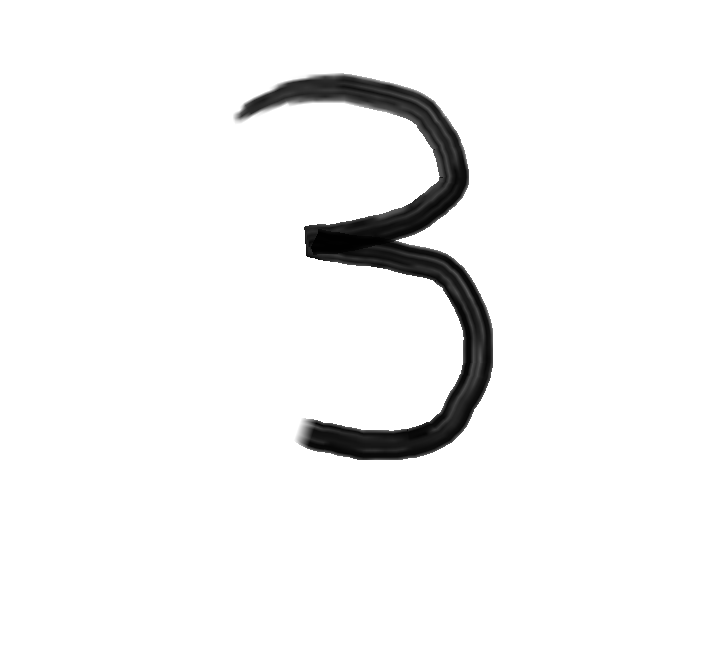
#> input picture examples/3.png, 724 x 651 px, found by its file name
$ python png_to_infr.py examples/3.png examples/4.png
#> lines starting #> are read from the running program, lines starting #| are printed output that depends on the picture; after the words box and inside, x2 and y2 are one past the last pixel; in counts of white or black regions, pixels touching at a corner belong together
#!/usr/bin/env python3
"""将 PNG 转为 28×28 灰度 MNIST 风格张量，写入 INFR（.inference）供 C++ ModelFile 读取。

预处理（默认 ``--mnist-style``）：白底合成 → 灰度 → 自动对比度 → 按墨迹裁切 →
缩放到约 20×20 并居中贴在 28×28 白底上 → **``1.0 - pixel/255``**。

与 ``train_mnist_numpy.load_data`` 一致：MNIST 原始 0=白底、255=黑字，除以 255 后
**0≈背景、1≈墨迹**。若只做 ``/255``，白底会变成 1.0，在 ``hello_mlp`` 的 ``draw()``
里会像「黑底白字」，模型输入也与训练分布相反。

手写字体/图标与 MNIST 差异很大时，模型仍可能判错；可用 ``--mnist-digit N`` 从测试集导出标准样本做联调。

默认每个 PNG 生成同名 .inference，内含张量 ``image``，形状 ``(1, 784)``。
可选 ``--label 3`` 额外写入 ``label``，形状 ``(1,)``，与 mnist_samples 一致。

示例::

    python3 tools/png_to_infr.py examples/3.png examples/4.png
    python3 tools/png_to_infr.py examples/3.png -o data/models/digit3.inference --label 3
"""

from __future__ import annotations

import argparse
import struct
import sys
from pathlib import Path

import numpy as np
from PIL import Image, ImageOps

MAGIC = b"INFR"
VERSION = 1
DTYPE_F32 = 0


def save_infr(path: Path, tensors: dict[str, np.ndarray]) -> None:
    """与 tools/train_mnist_numpy.py 中 MLP.save 相同的 INFR 布局。"""
    path = Path(path)
    path.parent.mkdir(parents=True, exist_ok=True)

    body: list[bytes] = []
    meta: list[tuple[str, tuple[int, ...], int, int]] = []
    cursor = 0
    for name, tensor in tensors.items():
        contiguous = np.ascontiguousarray(tensor, dtype=np.float32)
        raw = contiguous.tobytes()
        meta.append((name, contiguous.shape, cursor, len(raw)))
        body.append(raw)
        cursor += len(raw)

    header = bytearray()
    header += MAGIC
    header += struct.pack("<I", VERSION)
    header += struct.pack("<I", len(meta))
    for name, shape, offset, length in meta:
        name_bytes = name.encode("utf-8")
        header += struct.pack("<I", len(name_bytes))
        header += name_bytes
        header += struct.pack("<I", DTYPE_F32)
        header += struct.pack("<I", len(shape))
        for dim in shape:
            header += struct.pack("<q", int(dim))
        header += struct.pack("<Q", offset)
        header += struct.pack("<Q", length)
    data_start = len(header) + 8
    header += struct.pack("<Q", data_start)

    with path.open("wb") as f:
        f.write(header)
        for chunk in body:
            f.write(chunk)


def png_to_mnist_batch(
    path: Path,
    size: int = 28,
    *,
    mnist_style: bool = True,
    mnist_invert: bool = True,
    inner: int = 20,
    ink_threshold: int = 200,
) -> np.ndarray:
    """读取 PNG，返回 shape ``(1, size*size)`` 的 float32 向量（行优先展平）。"""
#> called with size = 28, mnist_style = True, mnist_invert = True, inner = 20, ink_threshold = 200
    path = Path(path)
    if not path.is_file():
        raise FileNotFoundError(path)

    im = Image.open(path).convert("RGBA")
#> im is the input picture: PIL image 724x651 RGBA; mean R, G, B, A 243.7, 243.7, 243.7, 255
    background = Image.new("RGBA", im.size, (255, 255, 255, 255))
#> background: PIL image 724x651 RGBA; every value is 255
    im = Image.alpha_composite(background, im).convert("L")
#> im: PIL image 724x651 L

    if mnist_style:
        im = ImageOps.autocontrast(im, cutoff=0)
        arr = np.asarray(im)
        ink = arr < ink_threshold
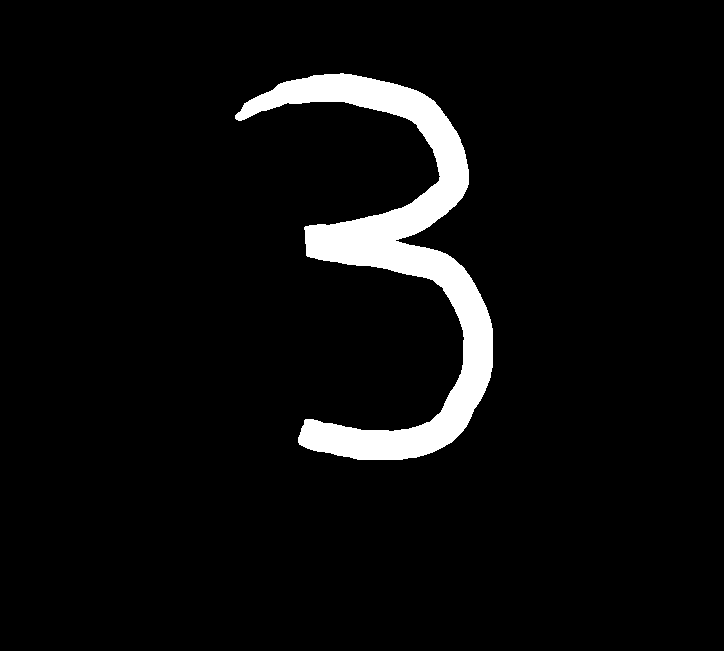
#> ink: shape (651, 724) bool; 5.3% white; 1 white region, box (x1, y1, x2, y2) and area: (235, 73, 493, 460) 24773
        if ink.any():
            ys, xs = np.where(ink)
            im = im.crop((int(xs.min()), int(ys.min()), int(xs.max()) + 1, int(ys.max()) + 1))
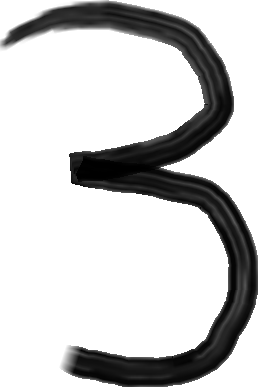
#> im: PIL image 258x387 L; min 0, max 255, mean 201.5
        im = im.copy()
        im.thumbnail((inner, inner), Image.Resampling.LANCZOS)
        canvas = Image.new("L", (size, size), 255)
#> canvas: PIL image 28x28 L; every value is 255
        canvas.paste(im, ((size - im.width) // 2, (size - im.height) // 2))
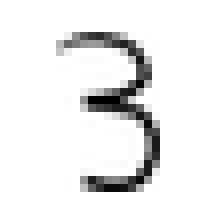
#> canvas: PIL image 28x28 L (shown 8 times larger); min 0, max 255, mean 236.3
        im = canvas
    elif im.size != (size, size):
        im = im.resize((size, size), Image.Resampling.LANCZOS)

    gray = np.asarray(im, dtype=np.float32).reshape(-1) / 255.0
#> gray = 784 values, max 1 at index 0, min 0 at index 347, mean 0.927
    pixels = (1.0 - gray) if mnist_invert else gray
#> pixels = 784 values, max 1 at index 347, min 0 at index 0, mean 0.0733
    expected = size * size
    if pixels.size != expected:
        raise ValueError(f"{path}: expected {expected} pixels, got {pixels.size}")
    return pixels.reshape(1, expected)


def mnist_test_digit_batch(digit: int) -> np.ndarray:
    """从 MNIST 测试集取该数字的第一张图，已是 (1, 784) float32 / 255。"""
    if not 0 <= digit <= 9:
        raise ValueError(f"digit must be 0..9, got {digit}")
    # 延迟导入，避免 --help 也拉数据
    from train_mnist_numpy import load_data

    _, _, test_x, test_y = load_data()
    indices = np.where(test_y == digit)[0]
    if indices.size == 0:
        raise ValueError(f"no test image for digit {digit}")
    return test_x[int(indices[0]) : int(indices[0]) + 1].copy()


def convert_one(
    png_path: Path,
    output_path: Path,
    *,
    label: int | None,
    tensor_name: str,
    mnist_style: bool,
    mnist_invert: bool,
) -> None:
    image = png_to_mnist_batch(
        png_path, mnist_style=mnist_style, mnist_invert=mnist_invert
    )
    tensors: dict[str, np.ndarray] = {tensor_name: image}
    if label is not None:
        if not 0 <= label <= 9:
            raise ValueError(f"label must be 0..9, got {label}")
        tensors["label"] = np.array([float(label)], dtype=np.float32)
    save_infr(output_path, tensors)
#> the loop in save_infr, `for name, tensor in tensors.items():` made 1 pass
#> (name, cursor) on pass 1: ('image', 3136)
#> after the loop in save_infr, `for name, tensor in tensors.items():`: body = 1 item; cursor = 3136; meta = [('image', (1, 784), 0, 3136)]
#> the loop in save_infr, `for name, shape, offset, length in meta:` made 1 pass
#> (name, shape, offset, length) on pass 1: ('image', (1, 784), 0, 3136)
#> in save_infr, `data_start = len(header) + 8`: data_start = 69
#> the loop in save_infr, `for chunk in body:` made 1 pass
    print(f"Wrote {output_path}  ({tensor_name} {image.shape}", end="")
#| Wrote examples/3.inference  (image (1, 784)
    if label is not None:
        print(f", label [{label}]", end="")
    print(")")


def parse_args(argv: list[str] | None = None) -> argparse.Namespace:
    parser = argparse.ArgumentParser(description="PNG → 28×28 灰度 INFR (.inference)")
    parser.add_argument("png", nargs="*", type=Path, help="输入 PNG（可多个）")
    parser.add_argument(
        "--mnist-digit",
        type=int,
        default=None,
        metavar="N",
        help="不从 PNG 读图，改用 MNIST 测试集数字 N（0–9），用于与 hello_mlp 联调",
    )
    parser.add_argument(
        "-o",
        "--output",
        type=Path,
        help="输出路径（仅当只指定一个 PNG 时可用；默认改为同名 .inference）",
    )
    parser.add_argument("--label", type=int, default=None, help="可选真值标签 0–9")
    parser.add_argument(
        "--tensor-name",
        default="image",
        help="图像张量名称（默认 image；与 activation 文件对齐可用 input）",
    )
    parser.add_argument(
        "--no-mnist-style",
        action="store_true",
        help="仅拉伸到 28×28，不做裁切/居中（旧行为）",
    )
    parser.add_argument(
        "--no-invert",
        action="store_true",
        help="使用 pixel/255（1=白），与 MNIST 训练数据相反；仅调试旧文件时用",
    )
    return parser.parse_args(argv)


def main(argv: list[str] | None = None) -> int:
    args = parse_args(argv)
    pngs = [Path(p) for p in args.png]
    mnist_style = not args.no_mnist_style
    mnist_invert = not args.no_invert

    if args.mnist_digit is not None:
        if pngs:
            print("error: --mnist-digit 与 PNG 路径不能同时使用", file=sys.stderr)
            return 2
        out = args.output or Path(f"mnist_{args.mnist_digit}.inference")
        label = args.label if args.label is not None else args.mnist_digit
        try:
            image = mnist_test_digit_batch(args.mnist_digit)
            tensors: dict[str, np.ndarray] = {args.tensor_name: image}
            tensors["label"] = np.array([float(label)], dtype=np.float32)
            save_infr(out, tensors)
            print(f"Wrote {out}  (MNIST test digit {args.mnist_digit}, {args.tensor_name} {image.shape})")
        except (OSError, ValueError, FileNotFoundError) as e:
            print(f"error: {e}", file=sys.stderr)
            return 1
        return 0

    if not pngs:
        print("error: 请指定 PNG 或使用 --mnist-digit", file=sys.stderr)
        return 2

    if args.output is not None and len(pngs) != 1:
        print("error: -o/--output 只能用于单个 PNG 输入", file=sys.stderr)
        return 2

    try:
        if len(pngs) == 1:
            out = args.output or pngs[0].with_suffix(".inference")
            convert_one(
                pngs[0],
                out,
                label=args.label,
                tensor_name=args.tensor_name,
                mnist_style=mnist_style,
                mnist_invert=mnist_invert,
            )
        else:
            if args.label is not None:
                print("error: 批量转换时不要用 --label（请逐个转换）", file=sys.stderr)
                return 2
            for png in pngs:
                convert_one(
                    png,
                    png.with_suffix(".inference"),
                    label=None,
                    tensor_name=args.tensor_name,
                    mnist_style=mnist_style,
                    mnist_invert=mnist_invert,
                )
#> pass 2 of the loop in main, `for png in pngs:`:
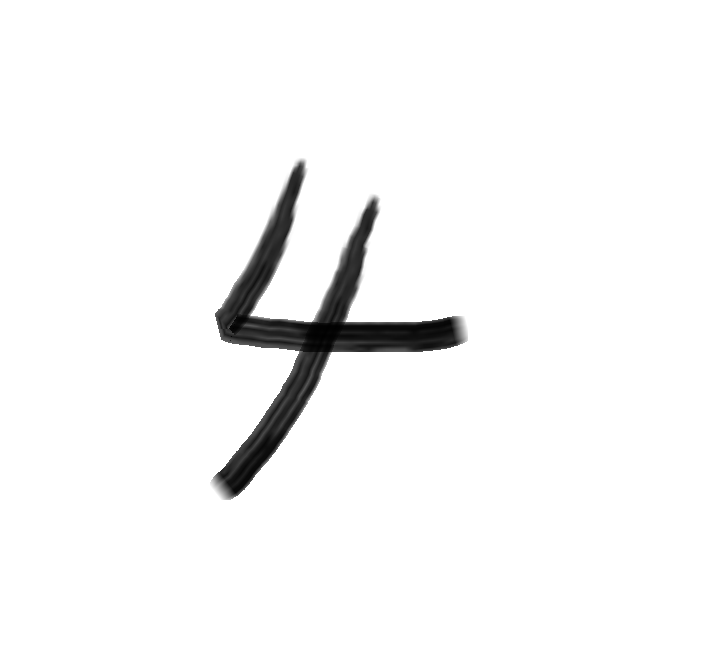
#> input picture examples/4.png, 724 x 651 px, found by its file name
#> in png_to_mnist_batch, im is the input picture: PIL image 724x651 RGBA; mean R, G, B, A 246.6, 246.6, 246.6, 255
#> in png_to_mnist_batch (call 2), `ink = arr < ink_threshold`:
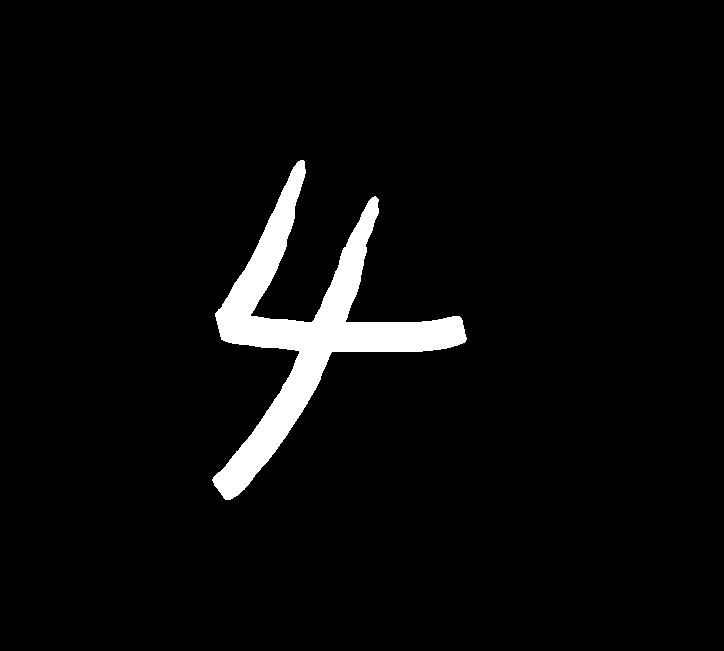
#> ink: shape (651, 724) bool; 4.1% white; 1 white region, box (x1, y1, x2, y2) and area: (212, 160, 467, 500) 19484
#> ys = 19484 values from 160 to 499; xs = 19484 values, max 466 at index 11528, min 212 at index 18945, mean 308.8
#> in png_to_mnist_batch (call 2), `canvas.paste(im, ((size - im.width) // 2, (size - im.height) // 2))`:
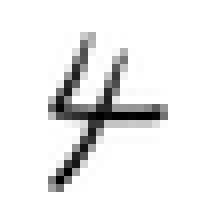
#> canvas: PIL image 28x28 L (shown 8 times larger); min 0, max 255, mean 236.5
#> gray = 784 values, max 1 at index 0, min 0 at index 404, mean 0.928
#> pixels = 784 values, max 1 at index 404, min 0 at index 0, mean 0.0724
#> the loop in save_infr (call 2), `for name, tensor in tensors.items():` made 1 pass
#> the loop in save_infr (call 2), `for name, shape, offset, length in meta:` made 1 pass
#> the loop in save_infr (call 2), `for chunk in body:` made 1 pass
#| Wrote examples/4.inference  (image (1, 784)
    except (OSError, ValueError, FileNotFoundError) as e:
        print(f"error: {e}", file=sys.stderr)
        return 1
    return 0


if __name__ == "__main__":
    raise SystemExit(main())
#> (the program exits here)
